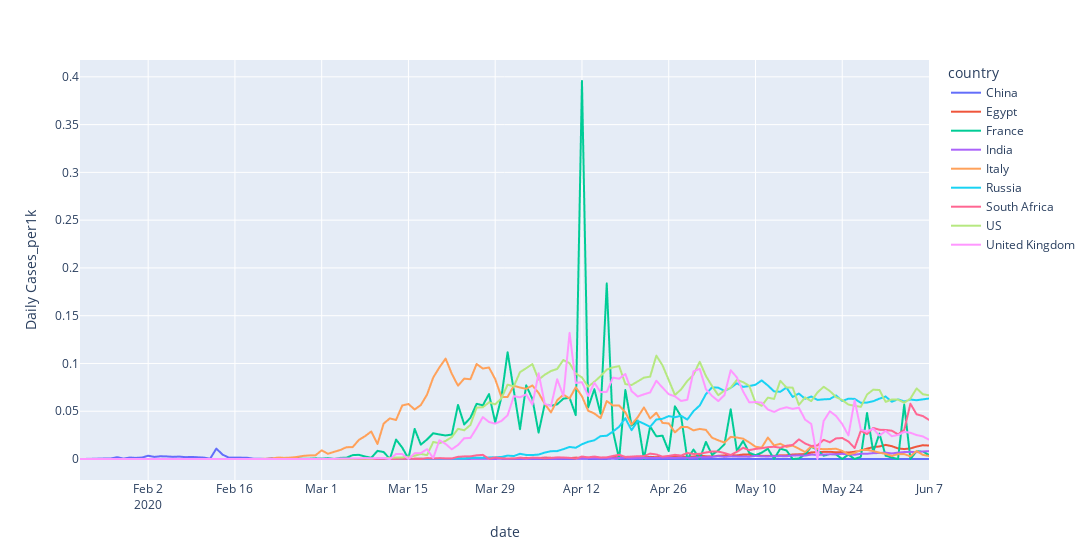
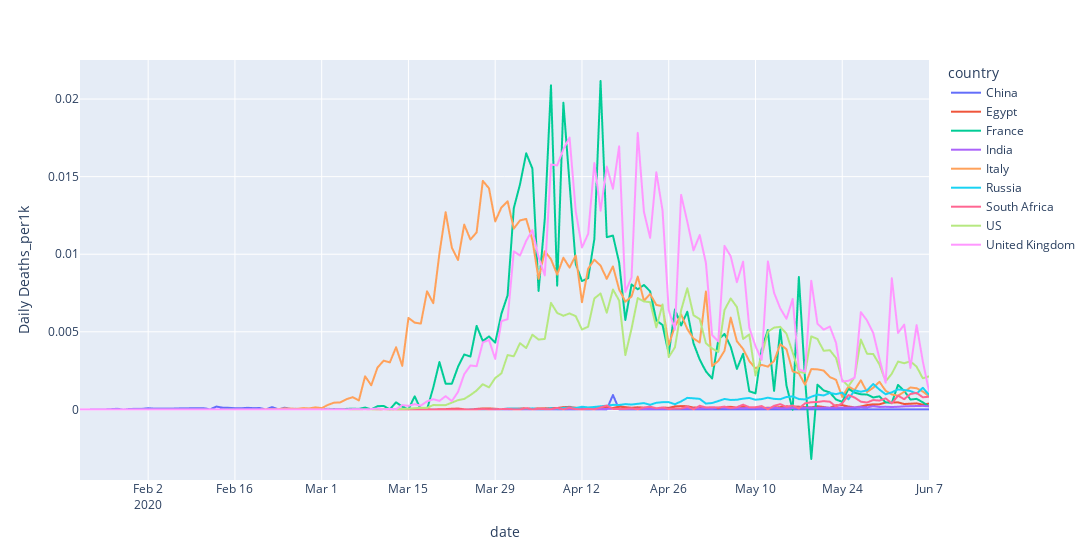

Notebook cell for these charts, in order:
### Code cell
lineplot_by_country(covid19.df_daily, covid19.COL_DAILY_CASES + '_per1k')
lineplot_by_country(covid19.df_daily, covid19.COL_DAILY_DEATHS+ '_per1k')

### Figure 1 — Plotly figure (JSON) as saved in the notebook; plotly's stock layout.template omitted (floating-point values rounded to 4 significant figures; data arrays with more than 128 entries replaced by an {"elided": "..."} marker saying what was removed)
{"data": [{"hovertemplate": "country=China<br>date=%{x}<br>Daily Cases_per1k=%{y}<extra></extra>", "legendgroup": "China", "line": {"color": "#636efa", "dash": "solid"}, "mode": "lines", "name": "China", "showlegend": true, "type": "scattergl", "x": {"elided": "138 str values"}, "xaxis": "x", "y": {"elided": "138 float values"}, "yaxis": "y"}, {"hovertemplate": "country=Egypt<br>date=%{x}<br>Daily Cases_per1k=%{y}<extra></extra>", "legendgroup": "Egypt", "line": {"color": "#EF553B", "dash": "solid"}, "mode": "lines", "name": "Egypt", "showlegend": true, "type": "scattergl", "x": {"elided": "138 str values"}, "xaxis": "x", "y": {"elided": "138 float values"}, "yaxis": "y"}, {"hovertemplate": "country=France<br>date=%{x}<br>Daily Cases_per1k=%{y}<extra></extra>", "legendgroup": "France", "line": {"color": "#00cc96", "dash": "solid"}, "mode": "lines", "name": "France", "showlegend": true, "type": "scattergl", "x": {"elided": "138 str values"}, "xaxis": "x", "y": {"elided": "138 float values"}, "yaxis": "y"}, {"hovertemplate": "country=India<br>date=%{x}<br>Daily Cases_per1k=%{y}<extra></extra>", "legendgroup": "India", "line": {"color": "#ab63fa", "dash": "solid"}, "mode": "lines", "name": "India", "showlegend": true, "type": "scattergl", "x": {"elided": "138 str values"}, "xaxis": "x", "y": {"elided": "138 float values"}, "yaxis": "y"}, {"hovertemplate": "country=Italy<br>date=%{x}<br>Daily Cases_per1k=%{y}<extra></extra>", "legendgroup": "Italy", "line": {"color": "#FFA15A", "dash": "solid"}, "mode": "lines", "name": "Italy", "showlegend": true, "type": "scattergl", "x": {"elided": "138 str values"}, "xaxis": "x", "y": {"elided": "138 float values"}, "yaxis": "y"}, {"hovertemplate": "country=Russia<br>date=%{x}<br>Daily Cases_per1k=%{y}<extra></extra>", "legendgroup": "Russia", "line": {"color": "#19d3f3", "dash": "solid"}, "mode": "lines", "name": "Russia", "showlegend": true, "type": "scattergl", "x": {"elided": "138 str values"}, "xaxis": "x", "y": {"elided": "138 float values"}, "yaxis": "y"}, {"hovertemplate": "country=South Africa<br>date=%{x}<br>Daily Cases_per1k=%{y}<extra></extra>", "legendgroup": "South Africa", "line": {"color": "#FF6692", "dash": "solid"}, "mode": "lines", "name": "South Africa", "showlegend": true, "type": "scattergl", "x": {"elided": "138 str values"}, "xaxis": "x", "y": {"elided": "138 float values"}, "yaxis": "y"}, {"hovertemplate": "country=US<br>date=%{x}<br>Daily Cases_per1k=%{y}<extra></extra>", "legendgroup": "US", "line": {"color": "#B6E880", "dash": "solid"}, "mode": "lines", "name": "US", "showlegend": true, "type": "scattergl", "x": {"elided": "138 str values"}, "xaxis": "x", "y": {"elided": "138 float values"}, "yaxis": "y"}, {"hovertemplate": "country=United Kingdom<br>date=%{x}<br>Daily Cases_per1k=%{y}<extra></extra>", "legendgroup": "United Kingdom", "line": {"color": "#FF97FF", "dash": "solid"}, "mode": "lines", "name": "United Kingdom", "showlegend": true, "type": "scattergl", "x": {"elided": "138 str values"}, "xaxis": "x", "y": {"elided": "138 float values"}, "yaxis": "y"}], "layout": {"legend": {"title": {"text": "country"}, "tracegroupgap": 0}, "margin": {"t": 60}, "width": 1200, "xaxis": {"anchor": "y", "domain": [0, 1], "title": {"text": "date"}}, "yaxis": {"anchor": "x", "domain": [0, 1], "title": {"text": "Daily Cases_per1k"}}}}

### Figure 2 — Plotly figure (JSON) as saved in the notebook; plotly's stock layout.template omitted (floating-point values rounded to 4 significant figures; data arrays with more than 128 entries replaced by an {"elided": "..."} marker saying what was removed)
{"data": [{"hovertemplate": "country=China<br>date=%{x}<br>Daily Deaths_per1k=%{y}<extra></extra>", "legendgroup": "China", "line": {"color": "#636efa", "dash": "solid"}, "mode": "lines", "name": "China", "showlegend": true, "type": "scattergl", "x": {"elided": "138 str values"}, "xaxis": "x", "y": {"elided": "138 float values"}, "yaxis": "y"}, {"hovertemplate": "country=Egypt<br>date=%{x}<br>Daily Deaths_per1k=%{y}<extra></extra>", "legendgroup": "Egypt", "line": {"color": "#EF553B", "dash": "solid"}, "mode": "lines", "name": "Egypt", "showlegend": true, "type": "scattergl", "x": {"elided": "138 str values"}, "xaxis": "x", "y": {"elided": "138 float values"}, "yaxis": "y"}, {"hovertemplate": "country=France<br>date=%{x}<br>Daily Deaths_per1k=%{y}<extra></extra>", "legendgroup": "France", "line": {"color": "#00cc96", "dash": "solid"}, "mode": "lines", "name": "France", "showlegend": true, "type": "scattergl", "x": {"elided": "138 str values"}, "xaxis": "x", "y": {"elided": "138 float values"}, "yaxis": "y"}, {"hovertemplate": "country=India<br>date=%{x}<br>Daily Deaths_per1k=%{y}<extra></extra>", "legendgroup": "India", "line": {"color": "#ab63fa", "dash": "solid"}, "mode": "lines", "name": "India", "showlegend": true, "type": "scattergl", "x": {"elided": "138 str values"}, "xaxis": "x", "y": {"elided": "138 float values"}, "yaxis": "y"}, {"hovertemplate": "country=Italy<br>date=%{x}<br>Daily Deaths_per1k=%{y}<extra></extra>", "legendgroup": "Italy", "line": {"color": "#FFA15A", "dash": "solid"}, "mode": "lines", "name": "Italy", "showlegend": true, "type": "scattergl", "x": {"elided": "138 str values"}, "xaxis": "x", "y": {"elided": "138 float values"}, "yaxis": "y"}, {"hovertemplate": "country=Russia<br>date=%{x}<br>Daily Deaths_per1k=%{y}<extra></extra>", "legendgroup": "Russia", "line": {"color": "#19d3f3", "dash": "solid"}, "mode": "lines", "name": "Russia", "showlegend": true, "type": "scattergl", "x": {"elided": "138 str values"}, "xaxis": "x", "y": {"elided": "138 float values"}, "yaxis": "y"}, {"hovertemplate": "country=South Africa<br>date=%{x}<br>Daily Deaths_per1k=%{y}<extra></extra>", "legendgroup": "South Africa", "line": {"color": "#FF6692", "dash": "solid"}, "mode": "lines", "name": "South Africa", "showlegend": true, "type": "scattergl", "x": {"elided": "138 str values"}, "xaxis": "x", "y": {"elided": "138 float values"}, "yaxis": "y"}, {"hovertemplate": "country=US<br>date=%{x}<br>Daily Deaths_per1k=%{y}<extra></extra>", "legendgroup": "US", "line": {"color": "#B6E880", "dash": "solid"}, "mode": "lines", "name": "US", "showlegend": true, "type": "scattergl", "x": {"elided": "138 str values"}, "xaxis": "x", "y": {"elided": "138 float values"}, "yaxis": "y"}, {"hovertemplate": "country=United Kingdom<br>date=%{x}<br>Daily Deaths_per1k=%{y}<extra></extra>", "legendgroup": "United Kingdom", "line": {"color": "#FF97FF", "dash": "solid"}, "mode": "lines", "name": "United Kingdom", "showlegend": true, "type": "scattergl", "x": {"elided": "138 str values"}, "xaxis": "x", "y": {"elided": "138 float values"}, "yaxis": "y"}], "layout": {"legend": {"title": {"text": "country"}, "tracegroupgap": 0}, "margin": {"t": 60}, "width": 1200, "xaxis": {"anchor": "y", "domain": [0, 1], "title": {"text": "date"}}, "yaxis": {"anchor": "x", "domain": [0, 1], "title": {"text": "Daily Deaths_per1k"}}}}
